Frame 1 (no input): blank canvas, image omitted
Frame 60 (the mouse pressed at the canvas centre just before this capture): blank canvas, image omitted
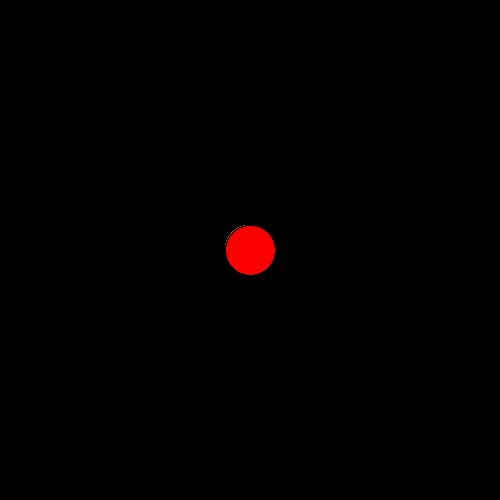
Frame 120 (the mouse held since frame 60 and released just before this capture)

The Processing sketch whose frames 1 and 60 were blank and that drew this single picture after the mouse press (run headless with seeded random() and noise(); from frame 60 on, the mouse is pressed at the canvas centre):

// Processing sketch: array_colores
// ── array_colores.pde
color colorFondo = color(0,0,0);
color [] colores = {color(255, 0, 0), color(255, 100, 0), color(0, 255, 0)};
int index = 0;


void setup() {
  size(500, 500);
  background(colorFondo);
}

void draw() {
  

  if (mousePressed) {
    index ++;
    if (index>=colores.length) {
      index = 0;
    }
    
    println(index);
    fill(colores[index]); 

    ellipse(mouseX, mouseY, 50, 50);
  }
}
